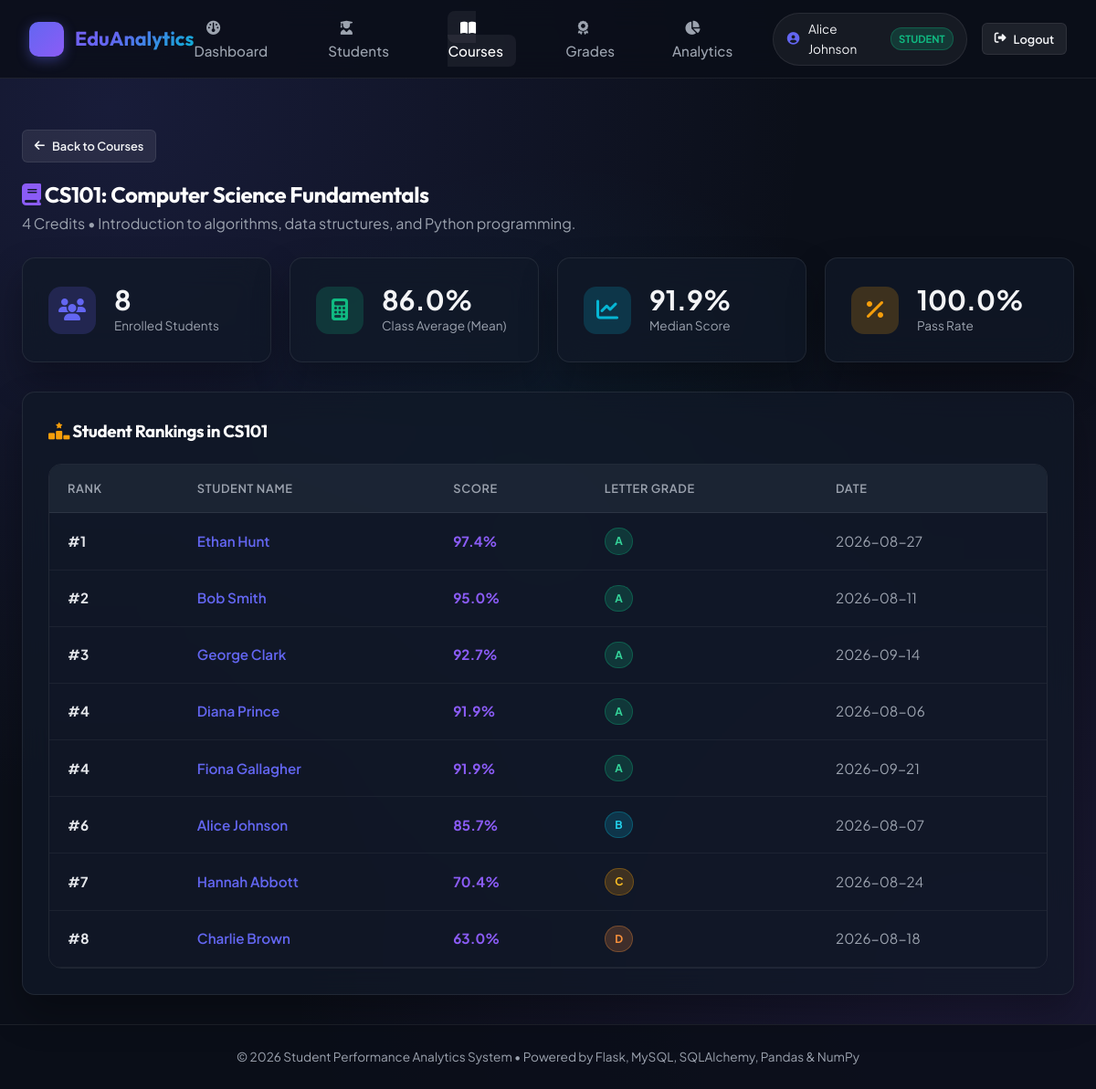
/courses/1 (signed in), run on the app's committed database.
### models.py (models this page shows, shortened)
class User(db.Model):
    __tablename__ = 'users'
    id = db.Column(db.Integer, primary_key=True)
    name = db.Column(db.String(100), nullable=False)
    email = db.Column(db.String(120), unique=True, nullable=False, index=True)
    password_hash = db.Column(db.String(255), nullable=False)
    role = db.Column(db.String(20), nullable=False, default='student')  # 'admin' or 'student'
    created_at = db.Column(db.DateTime, default=datetime.utcnow)
    student_profile = db.relationship('Student', backref='user', uselist=False, lazy=True)

class Course(db.Model):
    __tablename__ = 'courses'
    id = db.Column(db.Integer, primary_key=True)
    name = db.Column(db.String(150), nullable=False)
    code = db.Column(db.String(20), unique=True, nullable=False, index=True)
    description = db.Column(db.Text, nullable=True)
    credits = db.Column(db.Integer, default=3)
    grades = db.relationship('Grade', backref='course', cascade='all, delete-orphan', lazy=True)

class Grade(db.Model):
    __tablename__ = 'grades'
    id = db.Column(db.Integer, primary_key=True)
    student_id = db.Column(db.Integer, db.ForeignKey('students.id', ondelete='CASCADE'), nullable=False)
    course_id = db.Column(db.Integer, db.ForeignKey('courses.id', ondelete='CASCADE'), nullable=False)
    score = db.Column(db.Float, nullable=False)
    date = db.Column(db.Date, nullable=False, default=datetime.utcnow().date)

class Student(db.Model):
    __tablename__ = 'students'
    id = db.Column(db.Integer, primary_key=True)
    name = db.Column(db.String(100), nullable=False)
    email = db.Column(db.String(120), unique=True, nullable=False, index=True)
    user_id = db.Column(db.Integer, db.ForeignKey('users.id', ondelete='SET NULL'), nullable=True)
    created_at = db.Column(db.DateTime, default=datetime.utcnow)
    grades = db.relationship('Grade', backref='student', cascade='all, delete-orphan', lazy=True)

### app.py (the view, shortened to what this page needs)
@app.route('/courses/<int:id>', endpoint='view_course', methods=['GET', 'POST', 'PUT', 'PATCH', 'DELETE'])
@login_required
def view_course(id):
    course = Course.query.get_or_404(id)
    method = request.form.get('_method', request.method).upper()
    if method == 'DELETE':
        user = get_current_user_from_request()
        if not user or user.role != 'admin':
            flash('Access denied. Administrator rights required.', 'danger')
            return redirect(url_for('dashboard'))
        db.session.delete(course)
        db.session.commit()
        flash(f'Course "{course.name}" deleted.', 'info')
        return redirect(url_for('list_courses'))
    else:  # GET
        summary = get_analytics_summary(course_id=id)
        return render_template('courses/detail.html', course=course, summary=summary)

### app.py (called while the page is built)
@app.before_request
def method_override():
    if request.method == 'POST' and '_method' in request.form:
        method = request.form['_method'].upper()
        if method in ['PUT', 'PATCH', 'DELETE']:
            request.environ['REQUEST_METHOD'] = method

@app.context_processor
def inject_user():
    user = get_current_user_from_request()
    return dict(current_user=user)

### auth.py (called while the page is built)
def decode_jwt(token):
    try:
        payload = jwt.decode(token, current_app.config['JWT_SECRET_KEY'], algorithms=['HS256'])
        return payload
    except Exception as e:
        return None

def get_current_user_from_request():
    token = None
    auth_header = request.headers.get('Authorization')
    if auth_header and auth_header.startswith('Bearer '):
        token = auth_header.split(' ')[1]
    if not token:
        token = request.cookies.get('jwt_token')
    if token:
        payload = decode_jwt(token)
        if payload:
            user_id = int(payload.get('sub')) if payload.get('sub') and str(payload.get('sub')).isdigit() else None
            user = db.session.get(User, user_id) if user_id else None
            if not user and payload.get('email'):
                user = User.query.filter_by(email=payload.get('email')).first()
            return user
    return None

def login_required(f):
    @wraps(f)
    def decorated_function(*args, **kwargs):
        user = get_current_user_from_request()
        if not user:
            if request.path.startswith('/api/'):
                return jsonify({'error': 'Authentication required', 'message': 'Invalid or expired token'}), 401
            flash('Please log in to access this page.', 'warning')
            return redirect(url_for('login_page', next=request.url))
        g.current_user = user
        return f(*args, **kwargs)
    return decorated_function

### templates/courses/detail.html (shortened to what this page needs)
{% extends 'base.html' %}
{% block content %}
<div style="margin-bottom: 1.5rem;">
    <a href="{{ url_for('list_courses') }}" class="btn btn-secondary btn-sm" style="margin-bottom: 1rem;"><i class="fa-solid fa-arrow-left"></i> Back to Courses</a>
    <div style="display: flex; justify-content: space-between; align-items: flex-start; flex-wrap: wrap; gap: 1rem;">
        <div>
            <h2><i class="fa-solid fa-book" style="color: var(--accent-purple);"></i> {{ course.code }}: {{ course.name }}</h2>
            <p style="color: var(--text-muted);">{{ course.credits }} Credits &bull; {{ course.description }}</p>
        </div>
    </div>
</div>
{% if summary.has_data and summary.course_analytics %}
{% set c_stat = summary.course_analytics[0] %}
<div class="stats-grid" style="margin-bottom: 2rem;">
    <div class="glass-card stat-card">
        <div class="stat-icon" style="background: rgba(99, 102, 241, 0.2); color: var(--accent-indigo);">
            <i class="fa-solid fa-users"></i>
        </div>
        <div>
            <div class="stat-val">{{ c_stat.count }}</div>
            <div class="stat-lbl">Enrolled Students</div>
        </div>
    </div>
    <div class="glass-card stat-card">
        <div class="stat-icon" style="background: rgba(16, 185, 129, 0.2); color: var(--accent-emerald);">
            <i class="fa-solid fa-calculator"></i>
        </div>
        <div>
            <div class="stat-val">{{ c_stat.mean }}%</div>
            <div class="stat-lbl">Class Average (Mean)</div>
        </div>
    </div>
    <div class="glass-card stat-card">
        <div class="stat-icon" style="background: rgba(6, 182, 212, 0.2); color: var(--accent-cyan);">
            <i class="fa-solid fa-chart-line"></i>
        </div>
        <div>
            <div class="stat-val">{{ c_stat.median }}%</div>
            <div class="stat-lbl">Median Score</div>
        </div>
    </div>
    <div class="glass-card stat-card">
        <div class="stat-icon" style="background: rgba(245, 158, 11, 0.2); color: var(--accent-amber);">
            <i class="fa-solid fa-percent"></i>
        </div>
        <div>
            <div class="stat-val">{{ c_stat.pass_rate }}%</div>
            <div class="stat-lbl">Pass Rate</div>
        </div>
    </div>
</div>
{% endif %}
<div class="glass-card">
    <h3 style="margin-bottom: 1.25rem;"><i class="fa-solid fa-ranking-star" style="color: var(--accent-amber);"></i> Student Rankings in {{ course.code }}</h3>
    <div class="table-responsive">
        <table class="custom-table">
            <thead>
                <tr>
                    <th>Rank</th>
                    <th>Student Name</th>
                    <th>Score</th>
                    <th>Letter Grade</th>
                    <th>Date</th>
                </tr>
            </thead>
            <tbody>
                {% if summary.has_data and summary.student_rankings %}
                    {% for item in summary.student_rankings %}
                    <tr>
                        <td><strong>#{{ item.rank }}</strong></td>
                        <td><a href="{{ url_for('view_student', id=item.student_id) }}" style="font-weight: 600;">{{ item.student_name }}</a></td>
                        <td><strong style="color: var(--accent-purple);">{{ item.score }}%</strong></td>
                        <td><span class="badge badge-{{ item.letter_grade|lower }}">{{ item.letter_grade }}</span></td>
                        <td style="color: var(--text-muted);">{{ item.date }}</td>
                    </tr>
                    {% endfor %}
                {% else %}
                    <tr>
                        <td colspan="5" style="text-align: center; padding: 2rem; color: var(--text-muted);">
                            No grade records submitted for this course yet.
                        </td>
                    </tr>
                {% endif %}
            </tbody>
        </table>
    </div>
</div>
{% endblock %}

### templates/base.html (shortened to what this page needs)
<!DOCTYPE html>
<html lang="en">
<head>
    <link rel="stylesheet" href="https://cdnjs.cloudflare.com/ajax/libs/font-awesome/6.4.0/css/all.min.css">
    <link rel="stylesheet" href="{{ url_for('static', filename='css/style.css') }}">
</head>
<body>
    <nav class="navbar">
        <div class="nav-container">
            <a href="{{ url_for('dashboard') }}" class="brand-logo">
                <div class="brand-icon"><i class="fa-solid fa-chart-line"></i></div>
                <span>EduAnalytics</span>
            </a>
            {% if current_user %}
            <ul class="nav-links">
                <li><a href="{{ url_for('dashboard') }}" class="nav-link {% if request.endpoint == 'dashboard' %}active{% endif %}"><i class="fa-solid fa-gauge"></i> Dashboard</a></li>
                <li><a href="{{ url_for('list_students') }}" class="nav-link {% if 'student' in request.endpoint %}active{% endif %}"><i class="fa-solid fa-user-graduate"></i> Students</a></li>
                <li><a href="{{ url_for('list_courses') }}" class="nav-link {% if 'course' in request.endpoint %}active{% endif %}"><i class="fa-solid fa-book-open"></i> Courses</a></li>
                <li><a href="{{ url_for('list_grades') }}" class="nav-link {% if 'grade' in request.endpoint %}active{% endif %}"><i class="fa-solid fa-award"></i> Grades</a></li>
                <li><a href="{{ url_for('analytics_dashboard') }}" class="nav-link {% if 'analytics' in request.endpoint %}active{% endif %}"><i class="fa-solid fa-chart-pie"></i> Analytics</a></li>
            </ul>
            <div style="display: flex; align-items: center; gap: 1rem;">
                <div class="user-badge">
                    <i class="fa-solid fa-circle-user" style="color: var(--accent-indigo);"></i>
                    <span>{{ current_user.name }}</span>
                    <span class="role-pill role-{{ current_user.role }}">{{ current_user.role }}</span>
                </div>
                <a href="{{ url_for('logout') }}" class="btn btn-secondary btn-sm" title="Log Out"><i class="fa-solid fa-right-from-bracket"></i> Logout</a>
            </div>
            {% else %}
            <div style="display: flex; gap: 0.75rem;">
                <a href="{{ url_for('login_page') }}" class="btn btn-secondary btn-sm">Log In</a>
                <a href="{{ url_for('register_page') }}" class="btn btn-primary btn-sm">Register</a>
            </div>
            {% endif %}
        </div>
    </nav>
    <main class="main-wrapper">
        {% block content %}{% endblock %}
    </main>
    <footer>
        <p>&copy; 2026 Student Performance Analytics System &bull; Powered by Flask, MySQL, SQLAlchemy, Pandas & NumPy</p>
    </footer>
</body>
</html>

### data on the page
User: name "Alice Johnson", role "STUDENT"
Course: code "CS101", name "Computer Science Fundamentals", credits "4", description "Introduction to algorithms, data structures, and Python programming."
Grade: rank "1", student_name "Ethan Hunt", score "97.4", letter_grade "A", date "2026-08-27"
Grade: rank "2", student_name "Bob Smith", score "95.0", letter_grade "A", date "2026-08-11"
Grade: rank "3", student_name "George Clark", score "92.7", letter_grade "A", date "2026-09-14"
Grade: rank "4", student_name "Diana Prince", score "91.9", letter_grade "A", date "2026-08-06"
Grade: rank "4", student_name "Fiona Gallagher", score "91.9", letter_grade "A", date "2026-09-21"
Grade: rank "6", student_name "Alice Johnson", score "85.7", letter_grade "B", date "2026-08-07"
Grade: rank "7", student_name "Hannah Abbott", score "70.4", letter_grade "C", date "2026-08-24"
Grade: rank "8", student_name "Charlie Brown", score "63.0", letter_grade "D", date "2026-08-18"

### other printed values
{{ c_stat.count }} "8"
{{ c_stat.mean }} "86.0"
{{ c_stat.median }} "91.9"
{{ c_stat.pass_rate }} "100.0"
